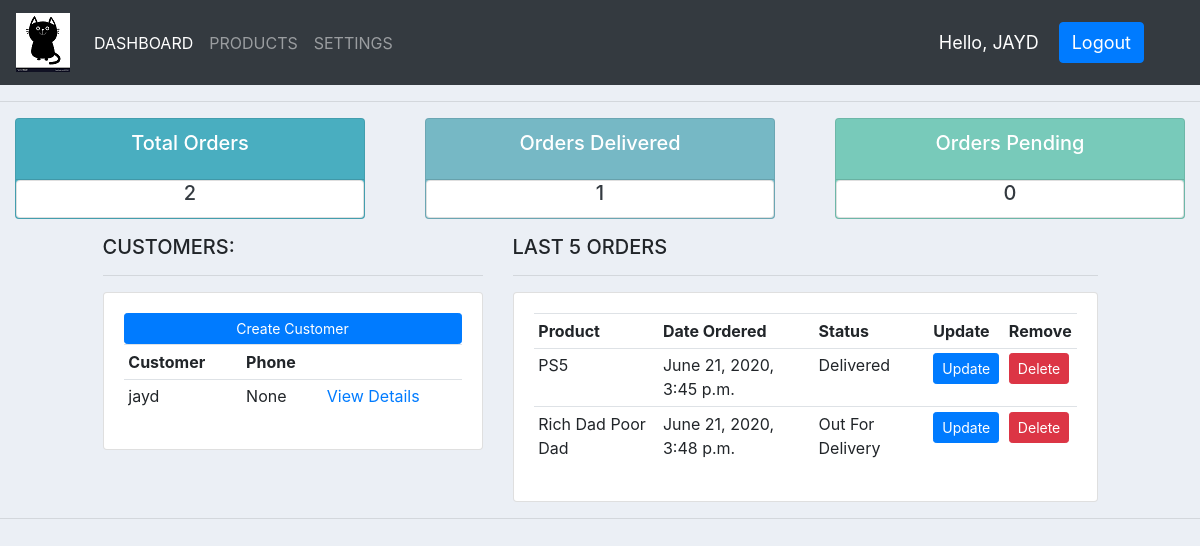
Screenshot of / (signed in) with the database file from the repository.
### accounts/models.py (models this page shows, shortened)
class Customer(models.Model):
    user = models.OneToOneField(User, null=True, on_delete=models.CASCADE)
    name = models.CharField(max_length = 250, null=True)
    phone = models.CharField(max_length = 250, null=True)
    email = models.EmailField(max_length= 250, null=True)
    date_created = models.DateTimeField(auto_now_add=True)
    porfile_pic = models.ImageField(null=True,default="logo.png",blank=True)

class Order(models.Model):
    STATUS=(
        ('Pending','Pending'),
        ('Out For Delivery','Out For Delivery'),
        ('Delivered','Delivered'),
    )
    customer = models.ForeignKey(Customer, null=True, on_delete=models.SET_NULL)
    product = models.ForeignKey(Product, null=True, on_delete=models.SET_NULL)
    date_created = models.DateTimeField(auto_now_add=True, null=True)
    status = models.CharField(max_length=250, null=True, choices=STATUS)

class Product(models.Model):
    CATEGORY=(
        ('Indoor','Indoor'),
        ('Outdoor','Outdoor'),
    )
    name = models.CharField(max_length= 250, null=True)
    price = models.FloatField(null=True)
    category= models.CharField(max_length=250,null=True, choices=CATEGORY)
    date_created = models.DateTimeField(auto_now_add=True,null=True)
    def __str__(self):
        return self.name

### accounts/decorators.py (the view)
    def wrapper_function(request, *args, **kwargs):
        group = None
        if request.user.groups.exists():
            group = request.user.groups.all()[0].name
            print(group)
        if group == 'customers':
            return redirect('user')
        if group == 'admin':
            return view_func(request, *args, **kwargs)

### accounts/views.py (called while the page is built)
@login_required(login_url='login')
@admin_only
def home(request):
    orders = Order.objects.all()
    customers = Customer.objects.all()
    total_orders = orders.count()
    total_customers = customers.count()
    delivered = orders.filter(status='Delivered').count()
    pending = orders.filter(status='Pending').count()
    context = {'orders':orders,
               'customers': customers,
               'pending' : pending,
               'delivered': delivered,
               'total_orders': total_orders}
    return render(request,'accounts/dashboard.html', context)

### accounts/templates/accounts/dashboard.html
{% extends 'accounts/base.html' %}
{% block content %}
{% include 'accounts/status.html' %}
<div class = "row">
    <div class = "col-md-1"></div>
    <div class = "col-md-4">
        <h5>CUSTOMERS:</h5>
        <hr>
        <div class="card card-body">
            <a class="btn btn-primary btn-sm btn-block" href="{% url 'create_customer' %}">Create Customer</a>
            <table class ="table table-sm">
                <tr>
                    <th>Customer</th>
                    <th>Phone</th>
                    <th></th>
                </tr>
                {% for customer in customers %}
                <tr>
                    <td>{{ customer.name}}</td>
                    <td>{{ customer.phone}}</td>
                    <td><a href="{% url 'customer' customer.id %}">View Details</a></td>
                </tr>
                {% endfor %}
            </table>
        </div>
    </div>
    <div class="col-md-6">
        <h5>LAST 5 ORDERS</h5>
        <hr>
        <div class="card card-body">
            <table class="table table-sm">
                <tr>
                    <th>Product</th>
                    <th>Date Ordered</th>
                    <th>Status</th>
                    <th>Update</th>
                    <th>Remove</th>
                </tr>
                {% for order in orders%}
                <tr>
                    <td>{{order.product}}</td>
                    <td>{{order.date_created}}</td>
                    <td>{{order.status}}</td>
                    <td><a class="btn btn-primary btn-sm" href="{% url 'update_order' order.id %}">Update</a></td>
                    <td><a class="btn btn-danger  btn-sm" href="{% url 'delete_order' order.id %}">Delete</a></td>
                </tr>
                {% endfor %}
            </table>
        </div>
    </div>
</div>
{% endblock content %}

### accounts/templates/accounts/navbar.html (shortened to what this page needs)
{% load static %}
<!DOCTYPE HTML>
<html>
    <head>
    </head>
    <body>
        <nav class="navbar navbar-expand-lg navbar-dark bg-dark">
            <a class="navbar-brand" href="#"><img src="{% static 'images/logo.png' %}"></a>
            <div class="collapse navbar-collapse" id="navbarSupportedContent">
              <ul class="navbar-nav mr-auto">
                <li class="nav-item active">
                  <a class="nav-link" href="{% url 'index' %}">DASHBOARD</a>
                </li>
                <li class="nav-item">
                    <a class="nav-link" href="{% url 'products' %}">PRODUCTS</a>
                  </li>
                  <li class="nav-item">
                <li class="nav-item">
                  <a class="nav-link" href="{% url 'account_setting' %}">SETTINGS</a>
                </li>
              </ul>
            </div>
            <span class="hello-msg">Hello, {{request.user | upper }}</span>
            <span class="hello-msg"><a href="{% url 'logout' %}" class="hello-msg btn btn-primary">Logout</a></span>
          </nav>
    </body>
</html>

### static/css/main.css (style rules this page uses)
body { background-color: #ebeff5; width: 100%; height: 100%; }

### accounts/templates/accounts/navbar.html (style rules this page uses)
.hello-msg { font-size: 18px; color: #fff; margin-right: 20px; }

### rows the page displays
Customer: name "jayd", phone "None"
Order: product "PS5", date_created "June 21, 2020, 3:45 p.m.", status "Delivered"
Order: product "Rich Dad Poor Dad", date_created "June 21, 2020, 3:48 p.m.", status "Out For Delivery"

### other values shown
{{ request.user | upper }} "JAYD"
{{ total_orders }} "2"
{{ delivered }} "1"
{{ pending }} "0"
